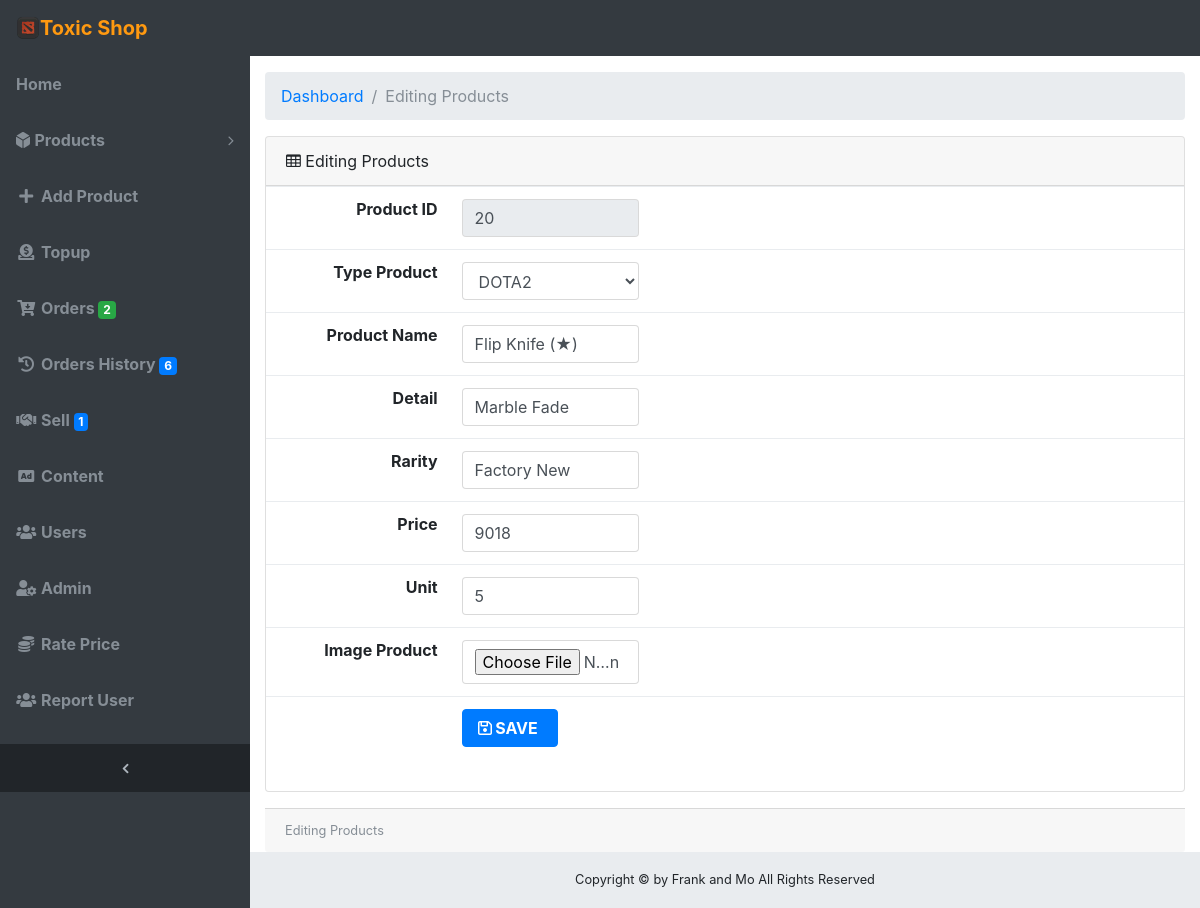
The app's page /dashboard/updatep.php?p_id=20 (signed in) with its own data.
### tables this page shows
CREATE TABLE `product` (
  `p_id` int(11) NOT NULL,
  `p_name` varchar(100) NOT NULL,
  `p_description` varchar(250) NOT NULL,
  `p_image` text NOT NULL,
  `p_price` float NOT NULL,
  `p_type` varchar(3) NOT NULL,
  `p_rarity` varchar(100) NOT NULL,
  `p_amount` varchar(50) NOT NULL
);

### dashboard/updatep.php (the view, shortened to what this page needs)
<?php
  require_once '../config/check.php';
  require_once '../config/connectdb.php';
  $sql2= "SELECT * FROM product Where p_id = '".$_GET['p_id']."'";
	$result2 = mysqli_query($conn, $sql2);
  $data2 = mysqli_fetch_array($result2 );
?>
<!DOCTYPE html>
<html lang="en">
  <head>
    <link href="vendor/bootstrap/css/bootstrap.min.css" rel="stylesheet">
    <link href="vendor/font-awesome/css/font-awesome.min.css" rel="stylesheet" type="text/css">
    <link href="vendor/datatables/dataTables.bootstrap4.css" rel="stylesheet">
    <link href="css/sb-admin.css" rel="stylesheet">
  </head>
  <body class="fixed-nav sticky-footer bg-dark" id="page-top">
    <?php require_once 'navbar.php'; ?>
    <ul class="navbar-nav sidenav-toggler">
          <li class="nav-item">
            <a class="nav-link text-center" id="sidenavToggler">
              <i class="fa fa-fw fa-angle-left"></i>
            </a>
          </li>
        </ul>
      </div>
    </nav>
    <div class="content-wrapper">
      <div class="container-fluid">
        <ol class="breadcrumb">
          <li class="breadcrumb-item">
            <a href="index.php">Dashboard</a>
          </li>
          <li class="breadcrumb-item active">Editing Products</li>
        </ol>
        <div class="card mb-3">
          <div class="card-header">
            <i class="fa fa-table"></i>
            Editing Products
          </div>
            <form method="post" action="" enctype="multipart/form-data">
            <div class="table-responsive">
              <table class="table " width="50%" cellspacing="0">
                <tbody>
                  <tr>
                    <td width="20%" align="right">  <label for="id"><b>Product ID </b></label></td>
                    <td width="80%" ><input class="form-control col-3" id="pid" name="pid" type="text" placeholder="" required value="<?php echo $data2['p_id'];?>" readonly></td>
                  </tr>
                  <tr>
                    <td width="20%" align="right">  <label for="typeproduct"><b>Type Product </b></label></td>
                    <td width="80%" ><select class="form-control col-3" name="typeproduct"  required >
                    <?php
                            $sqltype1 ="SELECT * FROM typeproduct";
                            $rstype1 = mysqli_query($conn,$sqltype1);
                            while($datatype1 = mysqli_fetch_array($rstype1)){
                              ?>
                                <option value="<?php echo $datatype1['type'];?>"><?php echo $datatype1['name_pro'];?></option>>
                                <?php  }  ?>
                  </select>
                    </td>
                  </tr>
                  <tr>
                    <td width="20%" align="right">  <label for="p_name"><b>Product Name</b></label></td>
                    <td width="80%" ><input class="form-control col-3" id="p_name" name="p_name" type="text" placeholder="" required value="<?php echo $data2['p_name'];?>"></td>
                  </tr>
                  <tr>
                    <td width="20%" align="right">  <label for="p_description"><b>Detail</b></label></td>
                    <td width="80%" ><input class="form-control col-3" id="p_description" name="p_description" type="text" placeholder=""  value="<?php echo $data2['p_description'];?>"></td>
                  </tr>
                  <tr>
                    <td width="20%" align="right">  <label for="p_rarity"><b>Rarity</b></label></td>
                    <td width="80%" ><input class="form-control col-3" id="p_rarity" name="p_rarity" type="text" placeholder="ชิ้น" required value="<?php echo $data2['p_rarity'];?>"></td>
                  </tr>
                  <tr>
                    <td width="20%" align="right">   <label for="p_price"><b>Price</b></label></td>
                    <td width="80%" ><input class="form-control col-3" id="p_price" name="p_price" type="text" placeholder="บาท" required value="<?php echo $data2['p_price'];?>"></td>
                  </tr>
                  <tr>
                    <td width="20%" align="right">  <label for="p_amount"><b>Unit</b></label>  </td>
                    <td width="80%" ><input class="form-control col-3" id="p_amount" name="p_amount" type="text" placeholder="ชิ้น" required value="<?php echo $data2['p_amount'];?>"></td>
                  </tr>
                  <tr>
                    <td width="20%" align="right">   <label for="pfile"><b>Image Product</b></label></td>
                    <td width="80%" ><input class="form-control col-3 " id="pfile" name="pfile" class="input-file" type="file"></td>
                  </tr>
                  <tr>
                  <td></td>
                    <td align="left"><button id="Submit" name="Submit" class="btn btn-primary"><i class="fa fa-save fa-fw"></i><b>SAVE &nbsp;</b></button></td>
                  </tr>
                </tbody>
    </table>
    </div>
    </form>
          </div>
          <div class="card-footer small text-muted">
            Editing Products
          </div>
        </div>
      </div>
    <?php require_once 'footer.php'; ?>
  </body>
</html>

### dashboard/css/sb-admin.css (style rules this page uses)
html { position: relative; min-height: 100%; }
body.sticky-footer { margin-bottom: 56px; }
body.sticky-footer .content-wrapper { min-height: calc(100vh - 56px - 56px); }
body.fixed-nav { padding-top: 56px; }
.content-wrapper { min-height: calc(100vh - 56px); padding-top: 1rem; }
#mainNav .navbar-collapse .navbar-nav .nav-item .nav-link { cursor: pointer; }
#mainNav .navbar-collapse .sidenav-toggler { display: none; }
#mainNav.fixed-top .sidenav-toggler { display: none; }
@media (min-width: 992px) { #mainNav.fixed-top .sidenav-toggler { position: absolute; top: 0; left: 0; display: flex; overflow-x: hidden; overflow-y: auto; -webkit-flex-direction: column; -ms-flex-direction: column; flex-direction: column; margin-top: calc(100vh - 56px); } }
@media (min-width: 992px) { #mainNav.fixed-top .sidenav-toggler > .nav-item { width: 250px; padding: 0; } }
@media (min-width: 992px) { #mainNav.fixed-top .sidenav-toggler > .nav-item > .nav-link { padding: 1em; } }
#mainNav.fixed-top.navbar-dark .sidenav-toggler { background-color: #212529; }
#mainNav.fixed-top.navbar-dark .sidenav-toggler a i { color: #adb5bd; }
.content-wrapper { overflow-x: hidden; background: white; }
@media (min-width: 992px) { .content-wrapper { margin-left: 250px; } }
#sidenavToggler i { font-weight: 800; }

### records on screen
product: pid "20", p_name "Flip Knife (★)", p_description "Marble Fade", p_rarity "Factory New", p_price "9018", p_amount "5"

### other values on screen
$datacount['total'] "2"
$datacount1['total1'] "6"
$datacount2['total2'] "1"
form field typeproduct "DOTA2"
